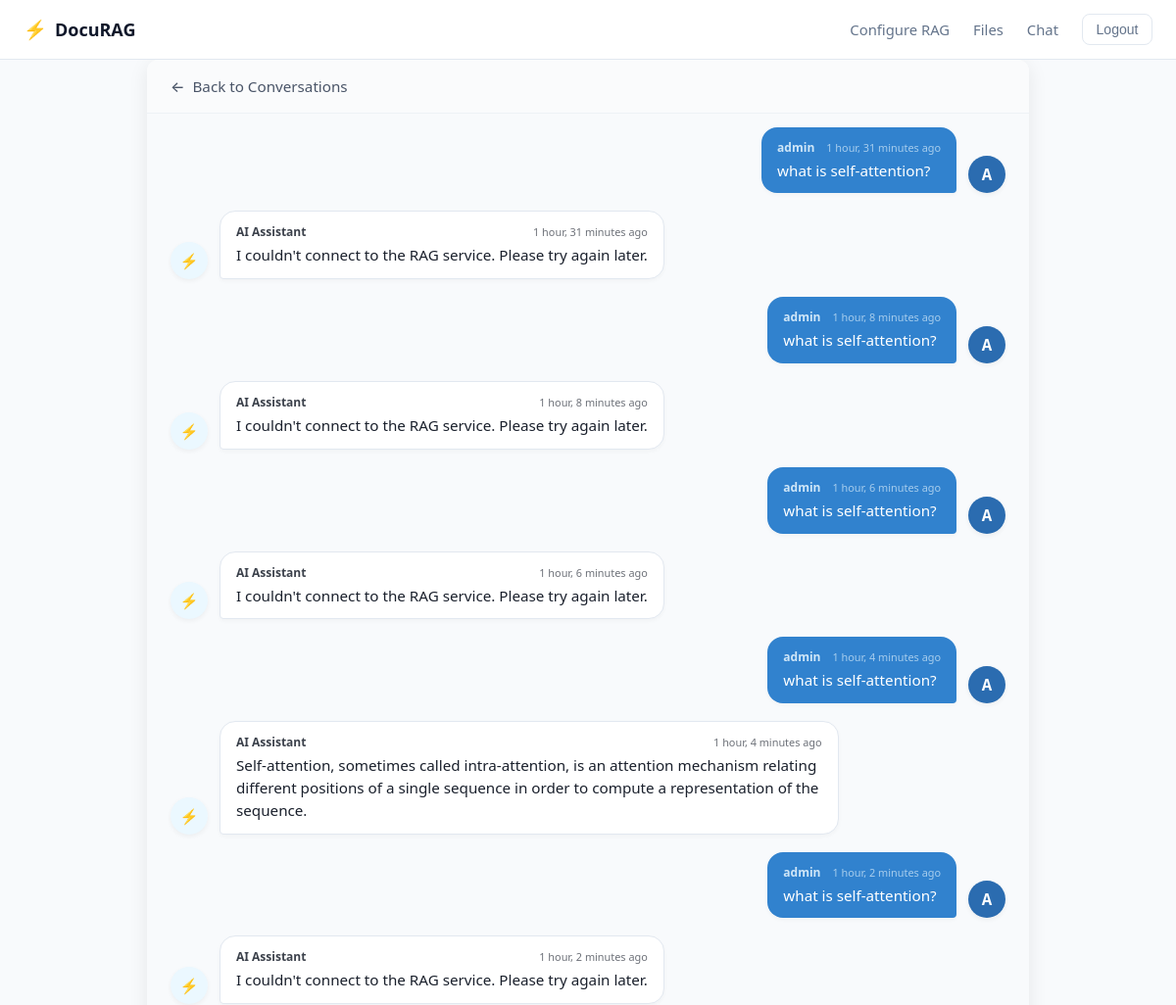
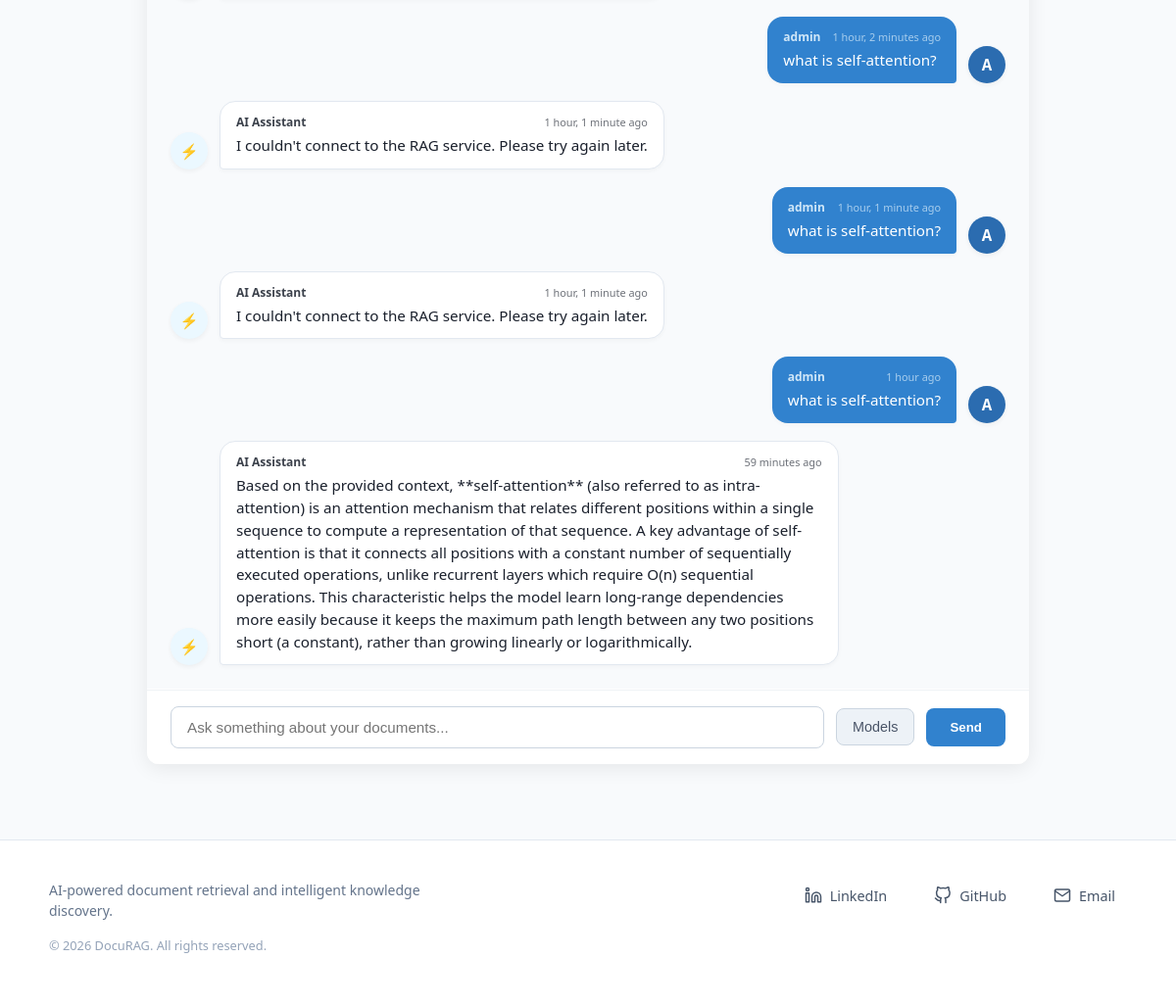
Page /chatbot/23/conversation (signed in) on the committed database (2 pictures, top to bottom).
### chatbot/models.py (models this page shows)
class Message(models.Model):
    owner = models.ForeignKey(User, on_delete=models.CASCADE)
    body = models.TextField()
    created_at = models.DateTimeField(auto_now_add=True)
    class Meta:
            ordering = ["created_at"]

### user_auth/models.py (models this page shows)
class User(AbstractUser):
    email = models.EmailField(unique=True)
    username = models.CharField(max_length=255, unique=True)
    role = models.ForeignKey(UserRole, on_delete=models.SET_NULL,
                             null=True,
                             related_name="users")

### chatbot/views.py (the view, shortened to what this page needs)
# urls.py: path('chatbot', views.converstaions_view, name="conversations"),
@login_required(login_url='login')
def chatbot(request, pk):
    if LoadingBase.objects.filter(user=request.user).exists():
        data = LoadingBase.objects.get(user=request.user)
        conversation = Conversation.objects.get(room__user=request.user, pk=pk)
        upload_dir = Path(settings.UPLOAD_DIR)
        files_path = []
        for file in data.files.all():
            file_path = upload_dir / file.file_path
            files_path.append(str(file_path))
        if not files_path:
            return redirect('add-file')
        context = {'conversations': conversation.conversations.all()}
        return render(request, "chatbot.html", context)
    return redirect('add-file')

### chatbot/templates/chatbot.html (shortened to what this page needs)
{% extends 'main.html' %}
{% load static %}
{% block extra_css %}
    <link rel="stylesheet" href="{% static 'chatbot/chat.css' %}">
{% endblock %}
{% block content %}
<div class="chat-container">
    <div class="chat-header">
        <a href="{% url 'conversations' %}" class="btn-back">
            <span class="back-arrow">&larr;</span> Back to Conversations
        </a>
    </div>
    <div class="chat-messages">
        {% for message in conversations %}
            {% if message.owner.role.name == 'assistant' %}
                <div class="msg-row msg-ai">
                    <div class="msg-avatar">⚡</div>
                    <div class="msg-bubble">
                        <div class="msg-sender">
                            <span class="sender-name">AI Assistant</span>
                            <span class="msg-time">{{ message.created_at|timesince }} ago</span>
                        </div>
                        <div class="msg-text">{{ message.body }}</div>
                    </div>
                </div>
            {% else %}
                <div class="msg-row msg-user">
                    <div class="msg-bubble">
                        <div class="msg-sender">
                            <span class="sender-name">{{ message.owner.username }}</span>
                            <span class="msg-time">{{ message.created_at|timesince }} ago</span>
                        </div>
                        <div class="msg-text">{{ message.body }}</div>
                    </div>
                    <div class="msg-avatar">{{ message.owner.username|first|upper }}</div>
                </div>
            {% endif %}
        {% empty %}
            <div class="chat-empty-state">
                <div class="empty-icon">💡</div>
                <h3>Ask a question about your files</h3>
                <p>Type your query below to search and generate responses based on your uploaded documents.</p>
            </div>
        {% endfor %}
    </div>
    <div class="chat-input-wrapper">
        <form method="post" class="chat-form">
            <input
                type="text"
                name="query"
                placeholder="Ask something about your documents..."
                autocomplete="off"
                class="chat-input"
            >
            <div class="model-selector-container">
                <button type="button" id="models_button" class="model-trigger-btn">Models</button>
            </div>
            <button type="submit" class="btn-chat-send">Send</button>
        </form>
    </div>
</div>
{% endblock %}

### static/core/base.css (style rules this page uses)
:root { --bg-main: #f8fafc; --bg-surface: #ffffff; --bg-input: #f1f5f9; --border-color: #e2e8f0; --accent-primary: #4f46e5; --accent-primary-hover: #4338ca; --accent-secondary: #0891b2; --accent-glow: rgba(79, 70, 229, 0.12); --text-main: #0f172a; --text-muted: #64748b; --danger-color: #dc2626; }
*, *::before, *::after { box-sizing: border-box; }
body { margin: 0; padding: 0; background-color: var(--bg-main); color: var(--text-main); font-family: system-ui, -apple-system, BlinkMacSystemFont, 'Segoe UI', Roboto, sans-serif; min-height: 100vh; display: flex; flex-direction: column; }

### static/chatbot/chat.css (style rules this page uses)
.chat-container { display: flex; flex-direction: column; height: 85vh; max-width: 900px; margin: 0 auto; background: #ffffff; border-radius: 12px; box-shadow: 0 4px 20px rgba(0, 0, 0, 0.08); overflow: hidden; }
.chat-header { padding: 16px 24px; border-bottom: 1px solid #eef2f6; background: #fafbfc; }
.btn-back { display: inline-flex; align-items: center; gap: 8px; color: #4a5568; text-decoration: none; font-weight: 500; font-size: 0.95rem; transition: color 0.2s; }
.chat-messages { flex: 1; overflow-y: auto; padding: 24px; display: flex; flex-direction: column; gap: 18px; background-color: #f8fafc; }
.msg-row { display: flex; align-items: flex-end; gap: 12px; max-width: 80%; }
.msg-ai { align-self: flex-start; }
.msg-ai .msg-bubble { background: #ffffff; color: #1a202c; border: 1px solid #e2e8f0; border-bottom-left-radius: 4px; }
.msg-user { align-self: flex-end !important; flex-direction: row !important; }
.msg-user .msg-bubble { background: #3182ce; color: #ffffff; border-bottom-right-radius: 4px; }
.msg-user .msg-sender { color: #ebf8ff; text-align: right; }
.msg-avatar { width: 38px; height: 38px; border-radius: 50%; background: #edf2f7; color: #2d3748; display: flex; align-items: center; justify-content: center; font-weight: 600; font-size: 0.95rem; flex-shrink: 0; box-shadow: 0 2px 5px rgba(0,0,0,0.05); }
.msg-ai .msg-avatar { background: #ebf8ff; color: #3182ce; }
.msg-user .msg-avatar { background: #2b6cb0; color: #ffffff; }
.msg-bubble { padding: 12px 16px; border-radius: 16px; box-shadow: 0 2px 4px rgba(0,0,0,0.03); word-break: break-word; }
.msg-sender { font-size: 0.75rem; font-weight: 600; margin-bottom: 4px; opacity: 0.85; }
.msg-text { font-size: 0.95rem; line-height: 1.5; }
.chat-input-wrapper { padding: 16px 24px; background: #ffffff; border-top: 1px solid #eef2f6; }
.chat-form { display: flex; gap: 12px; align-items: center; position: relative; }
.chat-input { flex: 1; padding: 12px 16px; border: 1px solid #cbd5e0; border-radius: 8px; font-size: 0.95rem; outline: none; transition: border-color 0.2s; }
.model-selector-container { position: relative; }
.model-trigger-btn { padding: 10px 16px; background: #edf2f7; color: #4a5568; border: 1px solid #cbd5e0; border-radius: 8px; font-size: 0.9rem; font-weight: 500; cursor: pointer; transition: background 0.2s, border-color 0.2s; white-space: nowrap; }
.btn-chat-send { padding: 12px 24px; background: #3182ce; color: #ffffff; border: none; border-radius: 8px; font-weight: 600; cursor: pointer; transition: background 0.2s; }
.msg-sender { display: flex !important; justify-content: space-between !important; align-items: center !important; width: 100%; font-size: 0.75rem; font-weight: 600; margin-bottom: 4px; opacity: 0.85; }
.msg-user .msg-sender { color: #ebf8ff; text-align: left; }
.msg-time { font-size: 0.68rem !important; font-weight: 400 !important; opacity: 0.75 !important; white-space: nowrap; margin-left: 12px; }

### rows in the picture
Message: owner.username "admin", created_at "1 hour, 31 minutes", body "what is self-attention?", owner.username|first "A"
Message: created_at "1 hour, 31 minutes", body "I couldn't connect to the RAG service. Please try again later."
Message: owner.username "admin", created_at "1 hour, 8 minutes", body "what is self-attention?", owner.username|first "A"
Message: created_at "1 hour, 8 minutes", body "I couldn't connect to the RAG service. Please try again later."
Message: owner.username "admin", created_at "1 hour, 6 minutes", body "what is self-attention?", owner.username|first "A"
Message: created_at "1 hour, 6 minutes", body "I couldn't connect to the RAG service. Please try again later."
Message: owner.username "admin", created_at "1 hour, 4 minutes", body "what is self-attention?", owner.username|first "A"
Message: created_at "1 hour, 4 minutes", body "Self-attention, sometimes called intra-attention, is an attention mechanism relating different positions of a single sequence in order to compute a representation of the sequence."
Message: owner.username "admin", created_at "1 hour, 2 minutes", body "what is self-attention?", owner.username|first "A"
Message: created_at "1 hour, 2 minutes", body "I couldn't connect to the RAG service. Please try again later."
Message: owner.username "admin", created_at "1 hour, 2 minutes", body "what is self-attention?", owner.username|first "A"
Message: created_at "1 hour, 1 minute", body "I couldn't connect to the RAG service. Please try again later."
Message: owner.username "admin", created_at "1 hour, 1 minute", body "what is self-attention?", owner.username|first "A"
Message: created_at "1 hour, 1 minute", body "I couldn't connect to the RAG service. Please try again later."
Message: owner.username "admin", created_at "1 hour", body "what is self-attention?", owner.username|first "A"
Message: created_at "59 minutes", body "Based on the provided context, **self-attention** (also referred to as intra-attention) is an attention mechanism that relates different positions within a single sequence to compute a representation of that sequence. A key advantage of self-attention is that it connects all positions with a constant number of sequentially executed operations, unlike recurrent layers which require O(n) sequential operations. This characteristic helps the model learn long-range dependencies more easily because it keeps the maximum path length between any two positions short (a constant), rather than growing linearly or logarithmically."
